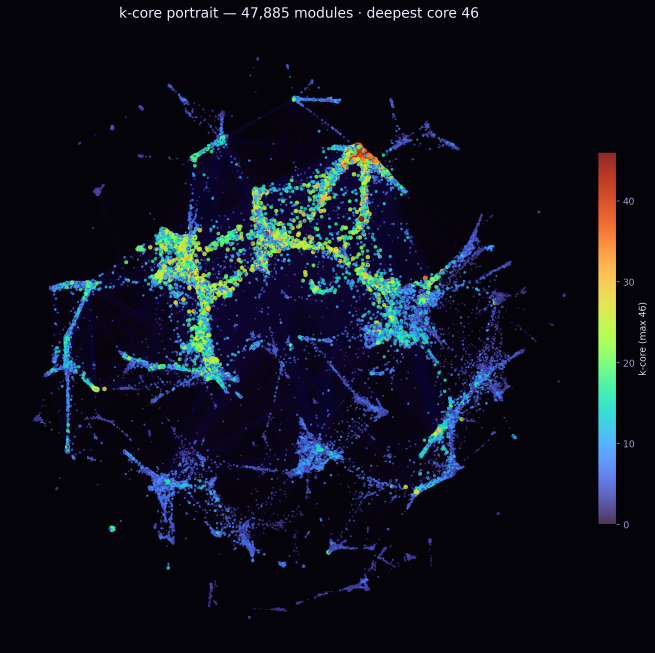
#> input picture dashboard/rh-module-kcore.png, 1963 x 1959 px, found by its file name (shown at 1/3 size)
$ python make_cards210.py
#> lines starting #> are read from the running program, lines starting #| are printed output that depends on the picture
from PIL import Image, ImageDraw, ImageFont, ImageOps
import os

OUT = "video/cut210"
os.makedirs(OUT, exist_ok=True)
W, H = 1920, 1080
FONT_B = "/System/Library/Fonts/Supplemental/Arial Bold.ttf"
FONT_R = "/System/Library/Fonts/Supplemental/Arial.ttf"
ACCENT = (179, 136, 255)
CYAN = (103, 232, 249)
FG = (238, 234, 255)
MUTED = (154, 165, 177)


def bg():
    im = Image.new("RGB", (W, H), (5, 3, 10))
    d = ImageDraw.Draw(im)
    for y in range(H):
        t = y / H
        d.line([(0, y), (W, y)],
               fill=(int(5 + 8 * t), int(3 + 2 * t), int(10 + 14 * t)))
    return im


def font(path, size):
    return ImageFont.truetype(path, size)


def center(d, y, text, f, fill):
    w = d.textbbox((0, 0), text, font=f)[2]
    d.text(((W - w) / 2, y), text, font=f, fill=fill)


def card(name, kicker, big, sub, foot):
    im = bg()
    d = ImageDraw.Draw(im)
    center(d, 330, kicker, font(FONT_R, 26), MUTED)
    center(d, 400, big, font(FONT_B, 140), FG)
    center(d, 590, sub, font(FONT_R, 36), MUTED)
    d.rectangle([(W // 2 - 60, 690), (W // 2 + 60, 694)], fill=ACCENT)
    center(d, 730, foot, font(FONT_R, 24), ACCENT)
    im.save(os.path.join(OUT, name))


def overlay(src, name, kicker, big, sub):
    base = Image.open(src).convert("RGB")
    base = ImageOps.fit(base, (W, H), Image.LANCZOS)
    base = Image.blend(base, Image.new("RGB", (W, H), (5, 3, 10)), 0.16)
    panel = Image.new("RGBA", (W, H), (0, 0, 0, 0))
    pd = ImageDraw.Draw(panel)
    pd.rounded_rectangle([(90, 770), (1240, 1010)], radius=24,
                         fill=(5, 3, 10, 185), outline=(60, 40, 90, 200), width=2)
    d = ImageDraw.Draw(panel)
    d.text((130, 800), kicker, font=font(FONT_R, 24), fill=CYAN)
    d.text((130, 838), big, font=font(FONT_B, 52), fill=FG)
    d.text((130, 910), sub, font=font(FONT_R, 26), fill=MUTED)
    Image.alpha_composite(base.convert("RGBA"), panel).convert("RGB").save(
        os.path.join(OUT, name))


card("card_archive.png", "THE WORKING TREE",
     "47,885", "modules · 14,583,569 lines", "494,947 parsed imports")
#> in bg, `im = Image.new("RGB", (W, H), (5, 3, 10))`:
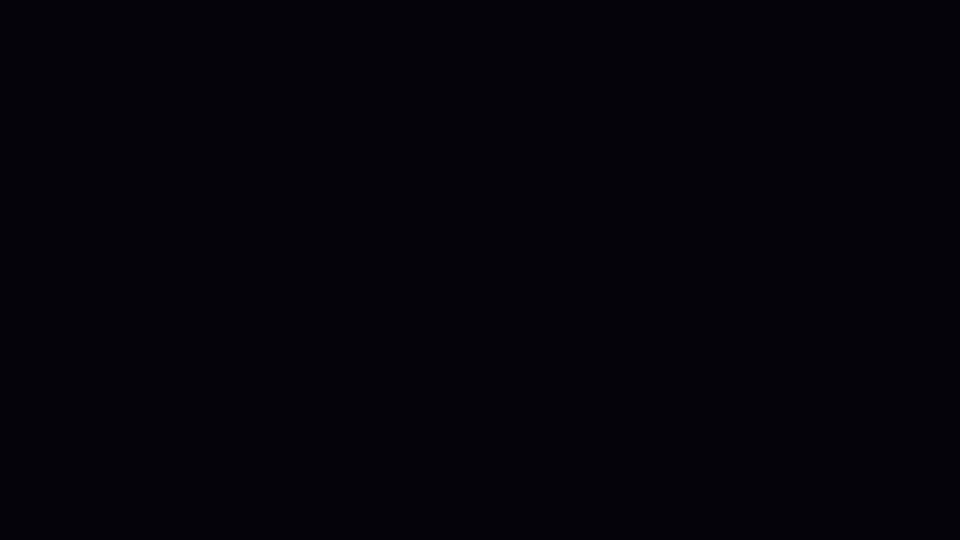
#> im: PIL image 1920x1080 RGB (shown at 1/2 size); mean R, G, B 5, 3, 10
#> in card, `im.save(os.path.join(OUT, name))`:
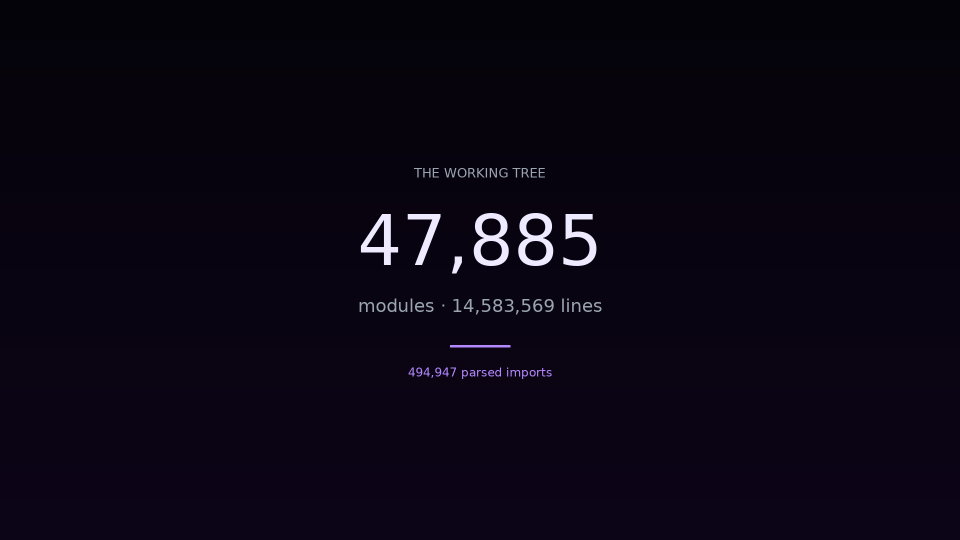
#> saved as card_archive.png: PIL image 1920x1080 RGB (shown at 1/2 size); mean R, G, B 10.7, 5.7, 18.9
card("card_verify.png", "STATUS",
     "Build green.", "Certification in progress.", "comparator · con-leche · leanchecker pending")
#> call 2 of card, with name = 'card_verify.png', kicker = 'STATUS', big = 'Build green.', sub = 'Certification in progress.'
#> in card (call 2), `im.save(os.path.join(OUT, name))`:
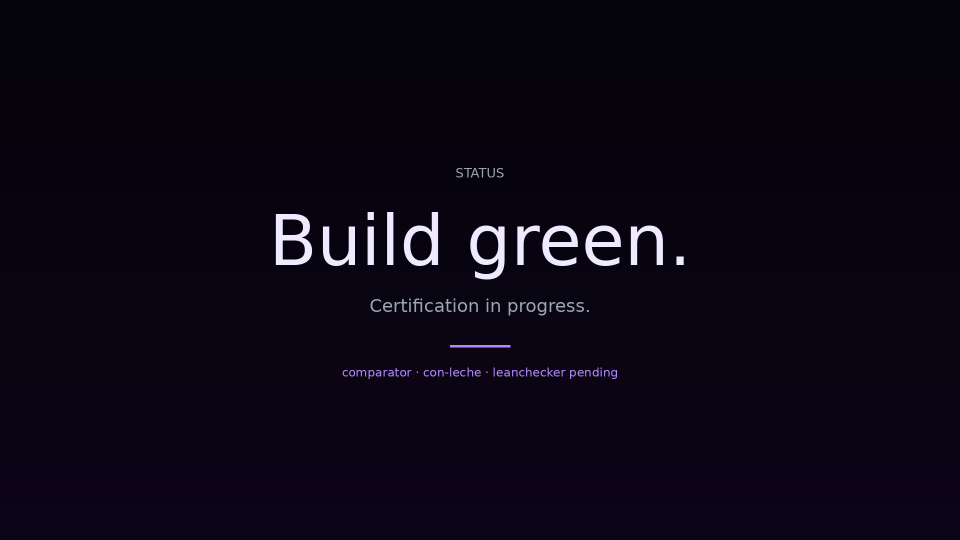
#> saved as card_verify.png: PIL image 1920x1080 RGB (shown at 1/2 size); mean R, G, B 11.8, 6.7, 20
card("card_credits.png", "SOURCES",
     "Proof: Alpöge et al.", "leanprover-community / rohanarun / maugomez77", "built from real source and receipts")
#> call 3 of card, with name = 'card_credits.png', kicker = 'SOURCES', big = 'Proof: Alpöge et al.', foot = 'built from real source and receipts'
#> in card (call 3), `im.save(os.path.join(OUT, name))`:
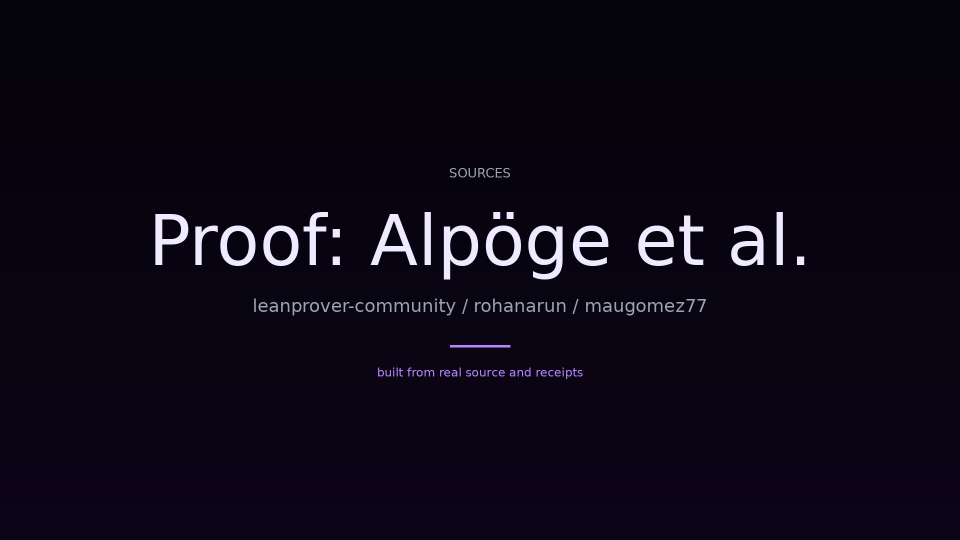
#> saved as card_credits.png: PIL image 1920x1080 RGB (shown at 1/2 size); mean R, G, B 13.3, 8.3, 21.6

overlay("dashboard/rh-module-kcore.png", "overlay_kcore.png",
        "THE CORE", "k-core = 46",
        "only 21 modules in the deepest core")
#> in overlay, `base = Image.blend(base, Image.new("RGB", (W, H), (5, 3, 10)), 0.16)`:
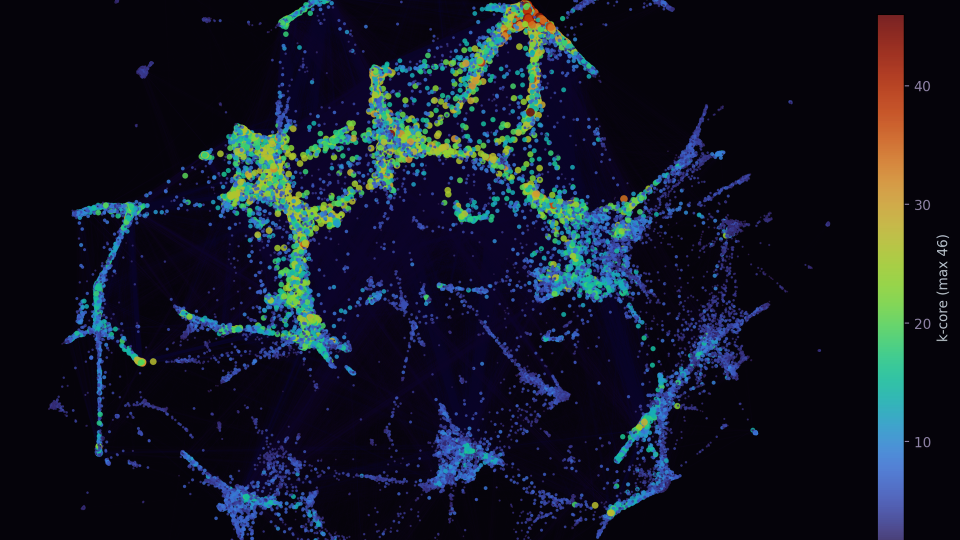
#> base: PIL image 1920x1080 RGB (shown at 1/2 size); mean R, G, B 18.2, 23.1, 37.1
#> in overlay, `panel = Image.new("RGBA", (W, H), (0, 0, 0, 0))`: panel: PIL image 1920x1080 RGBA; every value is 0
#> in overlay, `d = ImageDraw.Draw(panel)`:
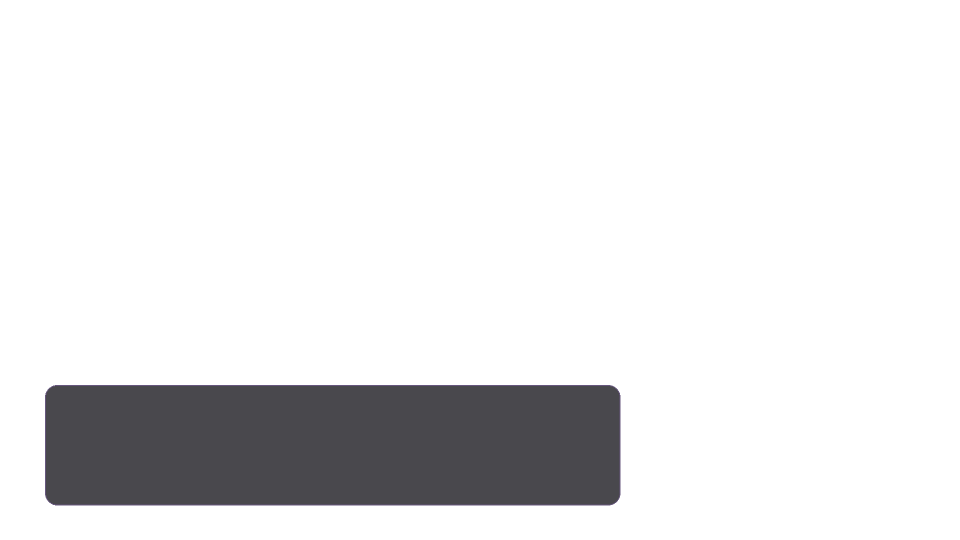
#> panel: PIL image 1920x1080 RGBA (shown at 1/2 size); mean R, G, B, A 0.8, 0.5, 1.5, 24.7; transparent parts drawn white
#> in overlay, `Image.alpha_composite(base.convert("RGBA"), panel).convert("RGB").save..`:
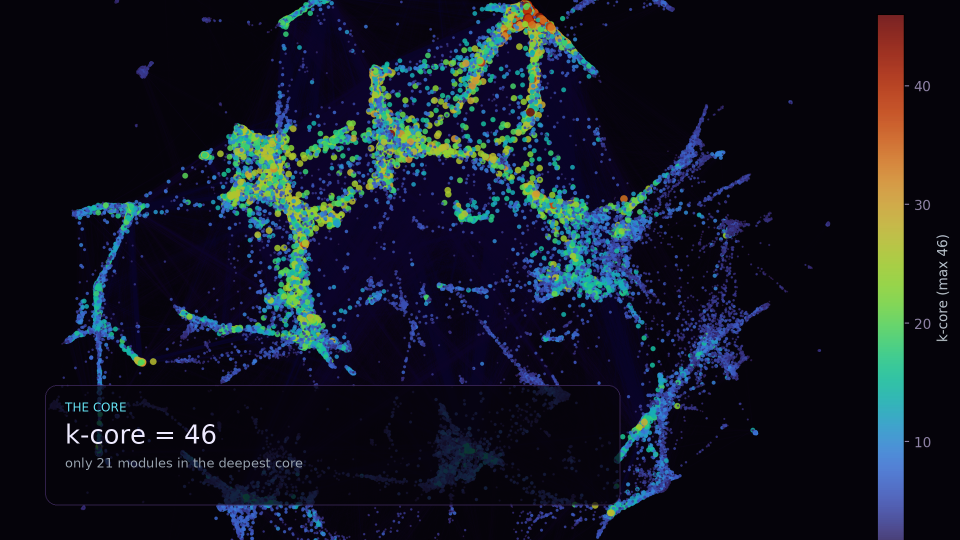
#> saved as overlay_kcore.png: PIL image 1920x1080 RGB (shown at 1/2 size); mean R, G, B 18, 22.7, 35.4
overlay("dashboard/rh-module-critical-path.png", "overlay_critical.png",
        "THE LONGEST CHAIN", "156 modules",
        "~24 min measured cost vs 6.25 h total work")
#> (the run stopped early here; a loop or call above may not have finished)
